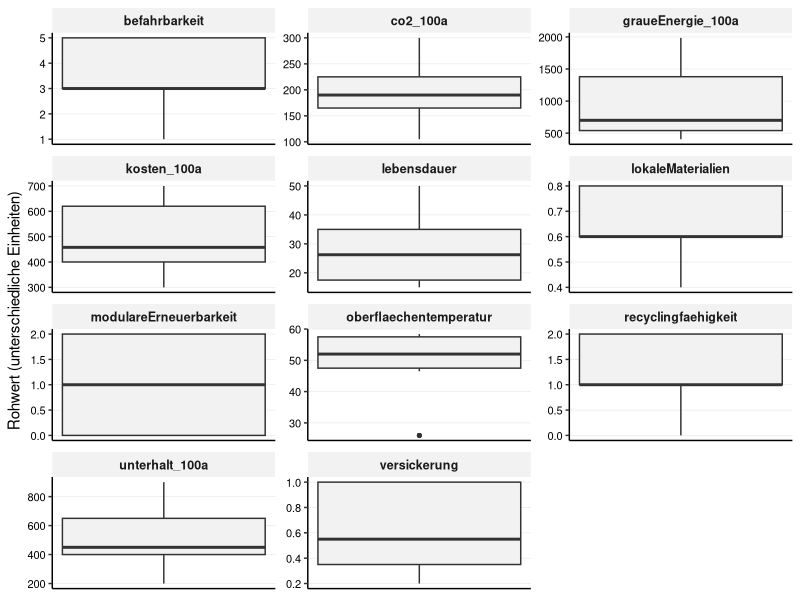
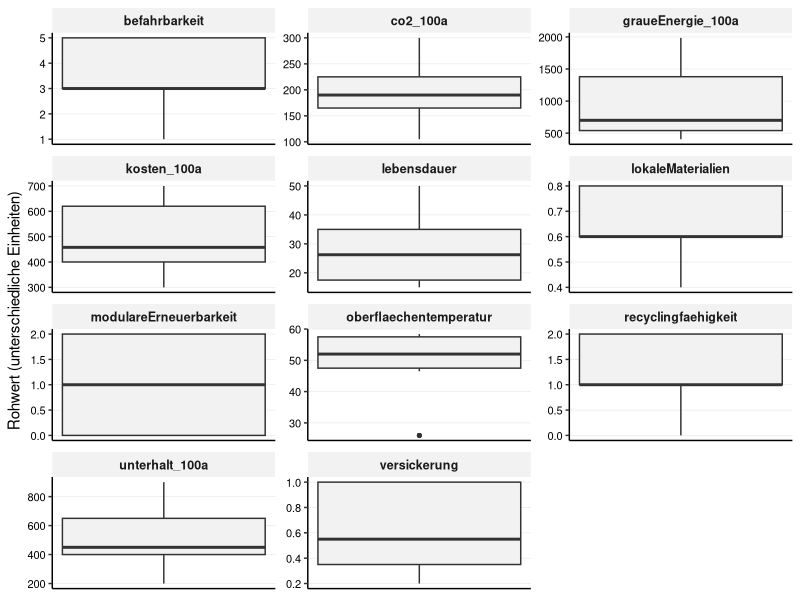

Write R code to recreate these figures, in order. (Note: this script raises an error after producing the figures.)
## ---- chunk 1

library(tidyverse)
library(readr)
library(ggplot2)
library(forcats)
library(tidytext)

## ---- chunk 2

## 1. Daten Importieren

# Liest die Rohdaten für die Beläge ein
df_belaege_raw <- read_delim(
  "01_data_input/Belaege_tidy.csv",
  delim = ";"
)

# Liest die Gewichtungen für alle vier Szenarien ein
weights_s0_raw <- read_delim(
  "01_data_input/Belaege_Gewichtung_Szenario0.csv",
  delim = ";"
)
weights_s1_raw <- read_delim(
  "01_data_input/Belaege_Gewichtung_Szenario1.csv",
  delim = ";"
)
weights_s2_raw <- read_delim(
  "01_data_input/Belaege_Gewichtung_Szenario2.csv",
  delim = ";"
)
weights_s3_raw <- read_delim(
  "01_data_input/Belaege_Gewichtung_Szenario3.csv",
  delim = ";"
)

# --- PRÜFUNG BLOCK 1 ---

print("--- 1. Check: Spaltennamen Beläge (Sind alle Spaltennamen da?) ---")
colnames(df_belaege_raw)

print("--- 2. Check: Gewichtung S0 (Wurden Spalten getrennt?) ---")
head(weights_s0_raw)

print("--- 3. Check: Gewichtung S3 (Zur Sicherheit) ---")
head(weights_s3_raw)

## ---- chunk 3

# A. Bereinigung der Rohdaten (Belaege_normiert.csv)
df_belaege <- df_belaege_raw %>%
  select(belagskategorie, option, everything()) 

# B. Bereinigung der Gewichtungen (ALLE SZENARIEN)
# Wir fügen den Roh-Dateien die Szenario-Namen hinzu
df_weights_s0 <- weights_s0_raw %>%
  mutate(szenario = "Szenario 0: Baseline (IST)")
df_weights_s1 <- weights_s1_raw %>%
  mutate(szenario = "Szenario 1: Forschungsfokus")
df_weights_s2 <- weights_s2_raw %>%
  mutate(szenario = "Szenario 2: Radikale Vermeidung")
df_weights_s3 <- weights_s3_raw %>%
  mutate(szenario = "Szenario 3: Radikaler Lebenszyklus")

# Jetzt binden wir sie zu einer finalen Gewichtungs-Tabelle zusammen
df_weights <- bind_rows(df_weights_s0, df_weights_s1, df_weights_s2, df_weights_s3) %>%

# Berechne das Gesamtgewicht (gewicht) aus den Rohspalten,
mutate(
  gewicht = group_weight * within_group_weight
) %>%
 
# umbenennen für den Join
rename(
  bewertungskategorie = criterion_id
) %>%
  
# Auswählen der Spalten, die der Rest des Skripts braucht
select(szenario, bewertungskategorie, gewicht, group_id)

print(df_weights, n = 48)

# --- PRÜFUNG BLOCK 2 ---

print("--- Check: Haben wir die richtigen Namen in den Gewichten? ---")
# Wir filtern mal nach allem was mit "kosten" zu tun hat
df_weights %>% 
  filter(grepl("kosten", bewertungskategorie, ignore.case = TRUE)) %>%
  select(bewertungskategorie) %>%
  distinct()

print("--- Check: Stichprobe der Gewichte ---")
# Zeig mir mal S0 und S3 im Vergleich für Kosten
df_weights %>% 
  filter(bewertungskategorie == "initialkosten_100a") %>%
  select(szenario, gewicht)

## ---- chunk 4
# 3.1 Wide-to-Long
df_belaege_long <- df_belaege %>%
  pivot_longer(
    cols = where(is.numeric), 
    names_to = "bewertungskategorie", 
    values_to = "wert"
  )

# 3.2 JOIN mit Gewichtung
# WICHTIG: Wir nutzen left_join. 
# Alles was in der Gewichtungstabelle fehlt (wie 'initialkosten'), bekommt hier gewicht = NA.
df_belaege_joined <- df_belaege_long %>%
  left_join(df_weights, by = "bewertungskategorie", relationship = "many-to-many")

df_belaege_joined

# --- PRÜFUNG BLOCK 3 ---

# Wir geben kurz aus, was kein Gewicht hat zur Kontrolle
missing_weights <- df_belaege_joined %>% 
  filter(is.na(gewicht)) %>% 
  select(bewertungskategorie) %>% 
  distinct()

print("Diese Kriterien haben kein Gewicht (werden nur visualisiert):")
print(missing_weights)

print("--- Check: Hat 'initialkosten' KEIN Gewicht (NA)? ---")
df_belaege_joined %>%
  filter(bewertungskategorie == "initialkosten") %>%
  select(szenario, bewertungskategorie, gewicht) %>%
  distinct() %>%
  head(2) # Sollte NA zeigen (oder leer sein, falls S0)

print("--- Check: Hat 'initialkosten_100a' ein Gewicht? ---")
df_belaege_joined %>%
  filter(bewertungskategorie == "initialkosten_100a") %>%
  filter(szenario == "Szenario 0: Baseline (IST)") %>%
  select(szenario, bewertungskategorie, gewicht) %>%
  distinct() %>%
  head(2) # Sollte 0.1 zeigen

## ---- chunk 5

# Boxplot der Rohwerte (Scientific Style - Korrigiert)
# Hinweis: Da die Einheiten gemischt sind, nutzen wir facet_wrap mit freien Skalen.
plot_rohwerte <- ggplot(df_belaege_joined, aes(y = wert)) +
  geom_boxplot(fill = "grey95", width = 0.5, outlier.size = 1) +
  
  # Facetten für jedes Kriterium
  facet_wrap(~bewertungskategorie, scales = "free", ncol = 3) +
  
  labs(
    title = NULL, # Titel kommt in Word
    subtitle = NULL,
    x = NULL,
    y = "Rohwert (unterschiedliche Einheiten)"
  ) +
  
  theme_classic(base_size = 11) +
  
  theme(
    # Nur horizontale Gitterlinien (y) sind wichtig zum Ablesen der Werte
    panel.grid.major.y = element_line(color = "grey90", linewidth = 0.2),
    panel.grid.major.x = element_blank(),
    
    # Facetten-Label
    strip.background = element_rect(fill = "grey95", color = NA),
    strip.text = element_text(face = "bold", size = 9),
    
    # --- KORREKTUR ---
    # Y-Achse (Werte) MUSS sichtbar sein:
    axis.text.y = element_text(size = 8, color = "black"), 
    
    # X-Achse (unten) kann leer sein:
    axis.text.x = element_blank(),
    axis.ticks.x = element_blank()
  )

print(plot_rohwerte)

# Neuer Dateiname: _belaege am Ende!
ggsave("02_export/plots/check_01_rohwerte_verteilung_belaege.png", 
       plot = plot_rohwerte, width = 10, height = 8, dpi = 300)

# -------------------------------------------------------
# PLOT B: Lebenszyklus-Bilanz Beläge (100 Jahre)
# -------------------------------------------------------

# 1. Daten vorbereiten
df_plot_belaege_100a <- df_belaege %>% 
  select(
    belagskategorie, option,
    initialkosten, initialkosten_100a, unterhalt_100a, co2_100a, graueEnergie_100a
  ) %>%
  rename(belag = option, kategorie = belagskategorie) %>%
  pivot_longer(cols = where(is.numeric), names_to = "kriterium", values_to = "wert") %>%
  mutate(facet_label = case_when(
    # HIER: \n für Zeilenumbruch und ₂ für tiefgestellte Zahl
    kriterium == "initialkosten" ~ "1. Investitionskosten (pro Zyklus) [CHF/m²]",
    kriterium == "initialkosten_100a" ~ "2. Investitionskosten (100a kumuliert) [CHF/m²]",
    kriterium == "unterhalt_100a" ~ "3. Unterhaltskosten 100a [CHF/m²]",
    kriterium == "co2_100a" ~ "4. CO₂-Emissionen 100a [kg CO₂-eq/m²]",  # <--- Korrigiert!
    kriterium == "graueEnergie_100a" ~ "5. Graue Energie 100a [kWh/m²]" 
  )) %>%
  filter(!is.na(facet_label)) %>%
  mutate(kategorie = fct_relevel(kategorie, "Asphalt", "Pflaster", "Sickerbeläge")) %>%
  mutate(belag_sortiert = reorder(belag, wert))

# 2. Plot erstellen
plot_belaege_100a_final <- ggplot(df_plot_belaege_100a, 
       aes(x = belag_sortiert, y = wert, fill = kategorie)) + 
  geom_col(width = 0.6) + 
  
  # Facetten
  facet_wrap(~facet_label, ncol = 1, scales = "free_y") +
  
  scale_fill_manual(values = c("Asphalt" = "#084594", "Pflaster" = "#4292c6", "Sickerbeläge" = "#9ecae1")) +
  
  # Textumbruch x-Achse
  scale_x_discrete(labels = function(x) stringr::str_wrap(x, width = 20)) +
  
  labs(title = NULL, x = NULL, y = "Wert", fill = "Belagskategorie") +
  
  theme_classic(base_size = 11) + 
  
  theme(
    legend.position = "bottom",
    panel.grid.major.y = element_line(color = "grey90", linewidth = 0.2),
    panel.grid.major.x = element_blank(),
    
    # Schriftgrössen
    axis.text.x = element_text(angle = 45, hjust = 1, size = 10, color = "black"),
    axis.text.y = element_text(size = 10, color = "black"),
    
    strip.background = element_rect(fill = "grey95", color = NA),
    strip.text = element_text(face = "bold", size = 11, hjust = 0),
    
    # Rand unten grosszügig lassen
    plot.margin = margin(t = 5, r = 5, b = 30, l = 5, unit = "mm") 
  )

print(plot_belaege_100a_final)

# 3. Speichern (Neuer Name: ..._Belaege_clean.png)
ggsave("02_export/plots/Abb_Lebenszyklus_Bilanz_Belaege_clean.png", 
       plot = plot_belaege_100a_final, 
       width = 8,   
       height = 20, 
       dpi = 300)

# --- PRÜFUNG ---
print("--- Check: Haben wir alle 5 Facetten für den Plot? ---")
df_plot_belaege_100a %>%
  count(facet_label)

## ---- chunk 6

# 5.1 Definieren: Wo ist "weniger" besser?
kriterien_lower_is_better <- c(
  "initialkosten", 
  "initialkosten_100a", 
  "unterhalt_100a", 
  "co2_100a", 
  "graueEnergie_100a",
  "oberflaechentemperatur" 
)

# 5.2 Min-Max-Skalierung
# WICHTIG: Hier NICHT nach Gewicht filtern, sonst verschwinden die Initialkosten!
df_belaege_normalized <- df_belaege_joined %>%
  filter(!is.na(wert)) %>%  # Nur Zeilen ohne Werte löschen
  group_by(bewertungskategorie) %>%
  mutate(
    min_wert = min(wert, na.rm = TRUE),
    max_wert = max(wert, na.rm = TRUE),
    score_normiert = case_when(
      (max_wert - min_wert) == 0 ~ 1,
      !(bewertungskategorie %in% kriterien_lower_is_better) ~ (wert - min_wert) / (max_wert - min_wert),
      bewertungskategorie %in% kriterien_lower_is_better ~ 1 - ((wert - min_wert) / (max_wert - min_wert))
    )
  ) %>%
  ungroup()

# --- PRÜFUNG BLOCK 5 ---

print("--- Check: Sind alle Kriterien da (auch die ohne Gewicht)? ---")
df_min_max_check <- df_belaege_normalized %>%
  select(bewertungskategorie, min_wert, max_wert) %>%
  distinct()

print(df_min_max_check)

print("--- Check: Haben 'initialkosten' einen Score bekommen? ---")
# Wir testen eine Zeile stichprobenartig
df_belaege_normalized %>%
  filter(bewertungskategorie == "initialkosten") %>%
  select(option, wert, score_normiert) %>%
  head(3)

# Prüfen, ob der Join geklappt hat (Gewicht da?):
print("--- Check Gewicht für Kosten ---")
df_belaege_normalized %>%
  filter(bewertungskategorie %in% c("initialkosten", "initialkosten_100a")) %>%
  select(szenario, bewertungskategorie, gewicht) %>%
  distinct() %>%
  print()
## ---- chunk 7
# Boxplot der normierten Scores (Scientific Style)
plot_normiert <- ggplot(df_belaege_normalized, aes(x = bewertungskategorie, y = score_normiert)) +
  geom_boxplot(fill = "grey90", width = 0.6, outlier.colour = "black", outlier.size = 1) +
  
  coord_flip() +
  
  # Fixe Skala 0-1
  scale_y_continuous(limits = c(0, 1), expand = c(0, 0.05)) +
  
  labs(
    title = NULL,
    subtitle = NULL,
    x = NULL, # Kriterien-Namen stehen an der Achse
    y = "Normierter Score (0 = schlecht, 1 = ideal)"
  ) +
  
  theme_classic(base_size = 11) +
  
  theme(
    # Gitterlinien: Vertikal wichtig (um 0.5 etc. zu sehen), Horizontal weg
    panel.grid.major.x = element_line(color = "grey90", linewidth = 0.2),
    panel.grid.major.y = element_blank(),
    
    # Achsen-Texte
    axis.text.y = element_text(color = "black", size = 10), # Kriterien-Namen
    axis.text.x = element_text(color = "black", size = 10)  # Zahlen 0-1
  )

print(plot_normiert)
ggsave("02_export/plots/check_02_normierte_scores_belaege.png", 
       plot = plot_normiert, width = 10, height = 7, dpi = 300)

# --- PRÜFUNG BLOCK 6 ---

print("--- Check: Liegen alle Scores zwischen 0 und 1? ---")
summary(df_belaege_normalized$score_normiert)
# Min sollte >= 0.00 sein, Max <= 1.00

print("--- Check: Sind 'initialkosten' im Boxplot-Datensatz enthalten? ---")
# Wir zählen, wie viele Datenpunkte wir pro Kategorie haben
df_belaege_normalized %>%
  filter(bewertungskategorie %in% c("initialkosten", "initialkosten_100a")) %>%
  count(bewertungskategorie)
## ---- chunk 8

# 7.1 Berechnung Score pro Kriterium
df_mca_calculated <- df_belaege_normalized %>%
  # HIER filtern wir jetzt alles raus, was kein Gewicht hat (z.B. reine Initialkosten)
  filter(!is.na(gewicht)) %>% 
  mutate(MCA_score_kriterium = score_normiert * gewicht)

# 7.2 Aggregation pro Szenario
df_mca_total <- df_mca_calculated %>%
  group_by(szenario, belagskategorie, option) %>%
  summarise(MCA_gesamtscore = sum(MCA_score_kriterium, na.rm = TRUE), .groups = 'drop') %>%
  arrange(szenario, desc(MCA_gesamtscore)) 

print("--- MCA Gesamtergebnis ---")
print(df_mca_total, n = 40)

# 7.3 - Auswahl der "Top 3 Sieger"
# Ziel: Für jedes der 4 Szenarien die Top 3 Beläge aus dem
# Gesamtranking auswählen (unabhängig von der Kategorie).

N_BELAEGE_AUSWAEHLEN <- 3

df_sieger_belaege <- df_mca_total %>%
  group_by(szenario) %>%
  # Wählt die N besten Beläge innerhalb jedes Szenarios aus
  slice_max(MCA_gesamtscore, n = N_BELAEGE_AUSWAEHLEN) %>%
  ungroup() %>%
  # Ordnen für bessere Lesbarkeit
  arrange(szenario, desc(MCA_gesamtscore))

# Anzeigen der 12 Sieger-Optionen (4 Szenarien * 3 Beläge)
print(paste("--- Top", N_BELAEGE_AUSWAEHLEN, "Beläge pro Szenario (für Zeitstrahl-Analyse) ---"))
print(df_sieger_belaege, n = 12)

# Diese Auswahl auch exportieren
write_csv2(
  df_sieger_belaege,
  file = "02_export/tables/mca_top3_belaege_pro_szenario.csv"
)

# --- PRÜFUNG BLOCK 7 ---

print("--- Check: Enthält die Berechnung noch Zeilen ohne Gewicht? ---")
# Sollte 0 Zeilen ergeben
df_mca_calculated %>% filter(is.na(gewicht)) %>% count()

print("--- Check: Plausibilität Ergebnisse (S0 Baseline) ---")
# Zeig mir die Top 3 von Szenario 0
df_sieger_belaege %>% 
  filter(szenario == "Szenario 0: Baseline (IST)") %>%
  select(option, MCA_gesamtscore)

## ---- chunk 9
#| label: fig-mca-plots-belaege-s0
#| fig.width: 13
#| fig.height: 8
#| out.width: "95%"
#| dpi: 300

# --- Datenaufbereitung für Stacked Plot (einmalig & aufgehübscht) ---
df_mca_groups_belaege_plot <- df_mca_calculated %>%
  group_by(szenario, belagskategorie, option, group_id) %>%
  summarise(gruppen_score = sum(MCA_score_kriterium, na.rm = TRUE), .groups = 'drop') %>%
  left_join(df_mca_total, by = c("szenario", "belagskategorie", "option")) %>%
  mutate(group_label_clean = case_when(
    group_id == "langlebigkeit_wirtschaftlichkeit" ~ "Langlebigkeit & Wirtschaftlichkeit",
    group_id == "multifunktionale_nutzungsqualitaet" ~ "Multifunktionale Nutzungsqualität",
    group_id == "umweltwirkung" ~ "Umweltwirkung",
    group_id == "kreislauffaehigkeit" ~ "Kreislauffähigkeit",
    TRUE ~ group_id
  ))
# ----------------------------------------------------

# --- Farb-Definitionen (Wissenschaftlich / Blau-Schema) ---
# 1. Farben für Kategorien (Konsistent mit Block 4)
colors_kategorie <- c("Asphalt" = "#084594", 
                      "Pflaster" = "#4292c6", 
                      "Sickerbeläge" = "#9ecae1")

# 2. Farben für Kriterien-Gruppen (Abgestufte Blautöne/Grau)
colors_gruppen <- c(
  "Langlebigkeit & Wirtschaftlichkeit" = "#08306b", # Sehr dunkelblau (Basis)
  "Multifunktionale Nutzungsqualität" = "#2171b5",  # Mittelblau
  "Umweltwirkung" = "#6baed6",                    # Hellblau
  "Kreislauffähigkeit" = "#c6dbef"                  # Sehr hellblau/Grau
)
# ----------------------------------------------------


# --- Plot 1: Ranking (Szenario 0) ---
data_s0 <- df_mca_total %>% filter(szenario == "Szenario 0: Baseline (IST)")

plot_s0_rank <- ggplot(data_s0,
       aes(x = MCA_gesamtscore,
           y = fct_reorder(option, MCA_gesamtscore), 
           fill = belagskategorie)) + 
  geom_col(width = 0.7) +
  
  scale_x_continuous(limits = c(0, 1), expand = c(0, 0.05)) + 
  scale_y_discrete(labels = function(x) stringr::str_wrap(x, width = 40)) +
  
  # HIER: Deine Blautöne anwenden!
  scale_fill_manual(values = colors_kategorie) +
  
  labs(
    title = NULL, 
    x = "MCA Score (0-1)", 
    y = NULL, 
    fill = "Kategorie"
  ) +
  theme_classic(base_size = 11) + 
  theme(
    legend.position = "bottom",
    panel.grid.major.y = element_blank(),
    panel.grid.major.x = element_line(color = "grey90", linewidth = 0.2),
    axis.text = element_text(color = "black"),
    plot.margin = margin(t = 5, r = 10, b = 5, l = 5, unit = "mm")
  )

print(plot_s0_rank)
ggsave("02_export/plots/mca_gesamtergebnis_s0_belaege.png",
       plot = plot_s0_rank, width = 10, height = 7, dpi = 300)


# --- Plot 2: Stacked Detail (Szenario 0) ---
data_s0_groups <- df_mca_groups_belaege_plot %>% filter(szenario == "Szenario 0: Baseline (IST)")

plot_s0_stack <- ggplot(data_s0_groups,
       aes(x = gruppen_score,
           y = fct_reorder(option, MCA_gesamtscore), 
           fill = group_label_clean)) + 
  geom_col(position = "stack", width = 0.7) +
  
  scale_x_continuous(limits = c(0, 1), expand = c(0, 0.05)) +
  scale_y_discrete(labels = function(x) stringr::str_wrap(x, width = 40)) +
  
  # HIER: Die neuen Gruppen-Farben anwenden!
  scale_fill_manual(values = colors_gruppen) +
  
  labs(
    title = NULL, 
    x = "Beitrag zum Score", 
    y = NULL, 
    fill = "Kriteriengruppe"
  ) +
  theme_classic(base_size = 11) + 
  theme(
    legend.position = "bottom",
    legend.text = element_text(size = 9), 
    legend.title = element_text(face = "bold"),
    legend.box = "vertical",
    panel.grid.major.y = element_blank(),
    panel.grid.major.x = element_line(color = "grey90", linewidth = 0.2),
    axis.text = element_text(color = "black"),
    plot.margin = margin(t = 5, r = 10, b = 5, l = 5, unit = "mm")
  ) +
  guides(fill = guide_legend(nrow = 2, byrow = TRUE))

print(plot_s0_stack)
ggsave("02_export/plots/mca_detail_gruppen_s0_belaege.png",
       plot = plot_s0_stack, width = 10, height = 7, dpi = 300)

## ---- chunk 10
#| label: fig-mca-plots-belaege-s1
#| fig.width: 13
#| fig.height: 8
#| out.width: "95%"
#| dpi: 300

# --- Plot 1: Ranking (Szenario 1) ---
data_s1 <- df_mca_total %>% filter(szenario == "Szenario 1: Forschungsfokus")

plot_s1_rank <- ggplot(data_s1,
       aes(x = MCA_gesamtscore,
           y = fct_reorder(option, MCA_gesamtscore), 
           fill = belagskategorie)) + 
  geom_col(width = 0.7) +
  
  scale_x_continuous(limits = c(0, 1), expand = c(0, 0.05)) + 
  scale_y_discrete(labels = function(x) stringr::str_wrap(x, width = 40)) +
  
  # Farben wiederverwenden
  scale_fill_manual(values = colors_kategorie) +
  
  labs(
    title = NULL, 
    x = "MCA Score (0-1)", 
    y = NULL, 
    fill = "Kategorie"
  ) +
  theme_classic(base_size = 11) + 
  theme(
    legend.position = "bottom",
    panel.grid.major.y = element_blank(),
    panel.grid.major.x = element_line(color = "grey90", linewidth = 0.2),
    axis.text = element_text(color = "black"),
    plot.margin = margin(t = 5, r = 10, b = 5, l = 5, unit = "mm")
  )

print(plot_s1_rank)
ggsave("02_export/plots/mca_gesamtergebnis_s1_belaege.png",
       plot = plot_s1_rank, width = 10, height = 7, dpi = 300)


# --- Plot 2: Stacked Detail (Szenario 1) ---
data_s1_groups <- df_mca_groups_belaege_plot %>% filter(szenario == "Szenario 1: Forschungsfokus")

plot_s1_stack <- ggplot(data_s1_groups,
       aes(x = gruppen_score,
           y = fct_reorder(option, MCA_gesamtscore), 
           fill = group_label_clean)) + 
  geom_col(position = "stack", width = 0.7) +
  
  scale_x_continuous(limits = c(0, 1), expand = c(0, 0.05)) +
  scale_y_discrete(labels = function(x) stringr::str_wrap(x, width = 40)) +
  
  # Farben wiederverwenden
  scale_fill_manual(values = colors_gruppen) +
  
  labs(
    title = NULL, 
    x = "Beitrag zum Score", 
    y = NULL, 
    fill = "Kriteriengruppe"
  ) +
  theme_classic(base_size = 11) + 
  theme(
    legend.position = "bottom",
    legend.text = element_text(size = 9), 
    legend.title = element_text(face = "bold"),
    legend.box = "vertical",
    panel.grid.major.y = element_blank(),
    panel.grid.major.x = element_line(color = "grey90", linewidth = 0.2),
    axis.text = element_text(color = "black"),
    plot.margin = margin(t = 5, r = 10, b = 5, l = 5, unit = "mm")
  ) +
  guides(fill = guide_legend(nrow = 2, byrow = TRUE))

print(plot_s1_stack)
ggsave("02_export/plots/mca_detail_gruppen_s1_belaege.png",
       plot = plot_s1_stack, width = 10, height = 7, dpi = 300)
## ---- chunk 11
#| label: fig-mca-plots-belaege-s2
#| fig.width: 13
#| fig.height: 8
#| out.width: "95%"
#| dpi: 300

# --- Plot 1: Ranking (Szenario 2) ---
data_s2 <- df_mca_total %>% filter(szenario == "Szenario 2: Radikale Vermeidung")

plot_s2_rank <- ggplot(data_s2,
       aes(x = MCA_gesamtscore,
           y = fct_reorder(option, MCA_gesamtscore), 
           fill = belagskategorie)) + 
  geom_col(width = 0.7) +
  
  scale_x_continuous(limits = c(0, 1), expand = c(0, 0.05)) + 
  scale_y_discrete(labels = function(x) stringr::str_wrap(x, width = 40)) +
  
  scale_fill_manual(values = colors_kategorie) +
  
  labs(
    title = NULL, 
    x = "MCA Score (0-1)", 
    y = NULL, 
    fill = "Kategorie"
  ) +
  theme_classic(base_size = 11) + 
  theme(
    legend.position = "bottom",
    panel.grid.major.y = element_blank(),
    panel.grid.major.x = element_line(color = "grey90", linewidth = 0.2),
    axis.text = element_text(color = "black"),
    plot.margin = margin(t = 5, r = 10, b = 5, l = 5, unit = "mm")
  )

print(plot_s2_rank)
ggsave("02_export/plots/mca_gesamtergebnis_s2_belaege.png",
       plot = plot_s2_rank, width = 10, height = 7, dpi = 300)


# --- Plot 2: Stacked Detail (Szenario 2) ---
data_s2_groups <- df_mca_groups_belaege_plot %>% filter(szenario == "Szenario 2: Radikale Vermeidung")

plot_s2_stack <- ggplot(data_s2_groups,
       aes(x = gruppen_score,
           y = fct_reorder(option, MCA_gesamtscore), 
           fill = group_label_clean)) + 
  geom_col(position = "stack", width = 0.7) +
  
  scale_x_continuous(limits = c(0, 1), expand = c(0, 0.05)) +
  scale_y_discrete(labels = function(x) stringr::str_wrap(x, width = 40)) +
  
  scale_fill_manual(values = colors_gruppen) +
  
  labs(
    title = NULL, 
    x = "Beitrag zum Score", 
    y = NULL, 
    fill = "Kriteriengruppe"
  ) +
  theme_classic(base_size = 11) + 
  theme(
    legend.position = "bottom",
    legend.text = element_text(size = 9), 
    legend.title = element_text(face = "bold"),
    legend.box = "vertical",
    panel.grid.major.y = element_blank(),
    panel.grid.major.x = element_line(color = "grey90", linewidth = 0.2),
    axis.text = element_text(color = "black"),
    plot.margin = margin(t = 5, r = 10, b = 5, l = 5, unit = "mm")
  ) +
  guides(fill = guide_legend(nrow = 2, byrow = TRUE))

print(plot_s2_stack)
ggsave("02_export/plots/mca_detail_gruppen_s2_belaege.png",
       plot = plot_s2_stack, width = 10, height = 7, dpi = 300)

## ---- chunk 12
#| label: fig-mca-plots-belaege-s3
#| fig.width: 13
#| fig.height: 8
#| out.width: "95%"
#| dpi: 300

# --- Plot 1: Ranking (Szenario 3) ---
data_s3 <- df_mca_total %>% filter(szenario == "Szenario 3: Radikaler Lebenszyklus")

plot_s3_rank <- ggplot(data_s3,
       aes(x = MCA_gesamtscore,
           y = fct_reorder(option, MCA_gesamtscore), 
           fill = belagskategorie)) + 
  geom_col(width = 0.7) +
  
  scale_x_continuous(limits = c(0, 1), expand = c(0, 0.05)) + 
  scale_y_discrete(labels = function(x) stringr::str_wrap(x, width = 40)) +
  
  scale_fill_manual(values = colors_kategorie) +
  
  labs(
    title = NULL, 
    x = "MCA Score (0-1)", 
    y = NULL, 
    fill = "Kategorie"
  ) +
  theme_classic(base_size = 11) + 
  theme(
    legend.position = "bottom",
    panel.grid.major.y = element_blank(),
    panel.grid.major.x = element_line(color = "grey90", linewidth = 0.2),
    axis.text = element_text(color = "black"),
    plot.margin = margin(t = 5, r = 10, b = 5, l = 5, unit = "mm")
  )

print(plot_s3_rank)
ggsave("02_export/plots/mca_gesamtergebnis_s3_belaege.png",
       plot = plot_s3_rank, width = 10, height = 7, dpi = 300)


# --- Plot 2: Stacked Detail (Szenario 3) ---
data_s3_groups <- df_mca_groups_belaege_plot %>% filter(szenario == "Szenario 3: Radikaler Lebenszyklus")

plot_s3_stack <- ggplot(data_s3_groups,
       aes(x = gruppen_score,
           y = fct_reorder(option, MCA_gesamtscore), 
           fill = group_label_clean)) + 
  geom_col(position = "stack", width = 0.7) +
  
  scale_x_continuous(limits = c(0, 1), expand = c(0, 0.05)) +
  scale_y_discrete(labels = function(x) stringr::str_wrap(x, width = 40)) +
  
  scale_fill_manual(values = colors_gruppen) +
  
  labs(
    title = NULL, 
    x = "Beitrag zum Score", 
    y = NULL, 
    fill = "Kriteriengruppe"
  ) +
  theme_classic(base_size = 11) + 
  theme(
    legend.position = "bottom",
    legend.text = element_text(size = 9), 
    legend.title = element_text(face = "bold"),
    legend.box = "vertical",
    panel.grid.major.y = element_blank(),
    panel.grid.major.x = element_line(color = "grey90", linewidth = 0.2),
    axis.text = element_text(color = "black"),
    plot.margin = margin(t = 5, r = 10, b = 5, l = 5, unit = "mm")
  ) +
  guides(fill = guide_legend(nrow = 2, byrow = TRUE))

print(plot_s3_stack)
ggsave("02_export/plots/mca_detail_gruppen_s3_belaege.png",
       plot = plot_s3_stack, width = 10, height = 7, dpi = 300)
## ---- chunk 13

# 1. Speichern der finalen MCA-Rangliste (alle 40 Zeilen)
write_csv2(
  df_mca_total,
  file = "02_export/tables/mca_rangliste_alle_szenarien.csv"
)

# 2. Speichern der kompletten Berechnungs-Details (alle 360+ Zeilen)
write_csv2(
  df_mca_calculated,
  file = "02_export/tables/mca_details_berechnung_alle_szenarien.csv"
)

# --- PRÜFUNG BLOCK 9 ---

print("--- Check 1: Ist die Rangliste vollständig? (Erwartet: 40 Zeilen) ---")
# 10 Beläge * 4 Szenarien = 40 Zeilen
nrow(df_mca_total)

print("--- Check 2: Sind die Details vollständig? ---")
# Sollte > 300 sein (40 Zeilen * ca. 9-11 Kriterien pro Szenario)
nrow(df_mca_calculated)

print("--- Check 3: Existiert der Ordner? (Optional) ---")
# Falls der Ordner nicht existiert, würde write_csv2 einen Fehler werfen.
dir.exists("02_export/tables")
 
